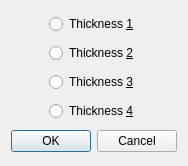
<?xml version="1.0" encoding="UTF-8"?>
<ui version="4.0">
 <class>Thickness_Dialog</class>
 <widget class="QDialog" name="Thickness_Dialog">
  <property name="geometry">
   <rect>
    <x>0</x>
    <y>0</y>
    <width>186</width>
    <height>166</height>
   </rect>
  </property>
  <property name="windowTitle">
   <string>Dialog</string>
  </property>
  <layout class="QHBoxLayout" name="horizontalLayout">
   <item>
    <layout class="QVBoxLayout" name="verticalLayout">
     <item alignment="Qt::AlignHCenter">
      <widget class="QRadioButton" name="radioButton">
       <property name="text">
        <string>Thickness &amp;1</string>
       </property>
      </widget>
     </item>
     <item alignment="Qt::AlignHCenter">
      <widget class="QRadioButton" name="radioButton_2">
       <property name="text">
        <string>Thickness &amp;2</string>
       </property>
      </widget>
     </item>
     <item alignment="Qt::AlignHCenter">
      <widget class="QRadioButton" name="radioButton_3">
       <property name="text">
        <string>Thickness &amp;3</string>
       </property>
      </widget>
     </item>
     <item alignment="Qt::AlignHCenter">
      <widget class="QRadioButton" name="radioButton_4">
       <property name="text">
        <string>Thickness &amp;4</string>
       </property>
      </widget>
     </item>
     <item alignment="Qt::AlignHCenter">
      <widget class="QDialogButtonBox" name="buttonBox">
       <property name="orientation">
        <enum>Qt::Horizontal</enum>
       </property>
       <property name="standardButtons">
        <set>QDialogButtonBox::Cancel|QDialogButtonBox::Ok</set>
       </property>
      </widget>
     </item>
    </layout>
   </item>
  </layout>
 </widget>
 <resources/>
 <connections>
  <connection>
   <sender>buttonBox</sender>
   <signal>accepted()</signal>
   <receiver>Thickness_Dialog</receiver>
   <slot>accept()</slot>
   <hints>
    <hint type="sourcelabel">
     <x>248</x>
     <y>254</y>
    </hint>
    <hint type="destinationlabel">
     <x>157</x>
     <y>274</y>
    </hint>
   </hints>
  </connection>
  <connection>
   <sender>buttonBox</sender>
   <signal>rejected()</signal>
   <receiver>Thickness_Dialog</receiver>
   <slot>reject()</slot>
   <hints>
    <hint type="sourcelabel">
     <x>316</x>
     <y>260</y>
    </hint>
    <hint type="destinationlabel">
     <x>286</x>
     <y>274</y>
    </hint>
   </hints>
  </connection>
 </connections>
</ui>
